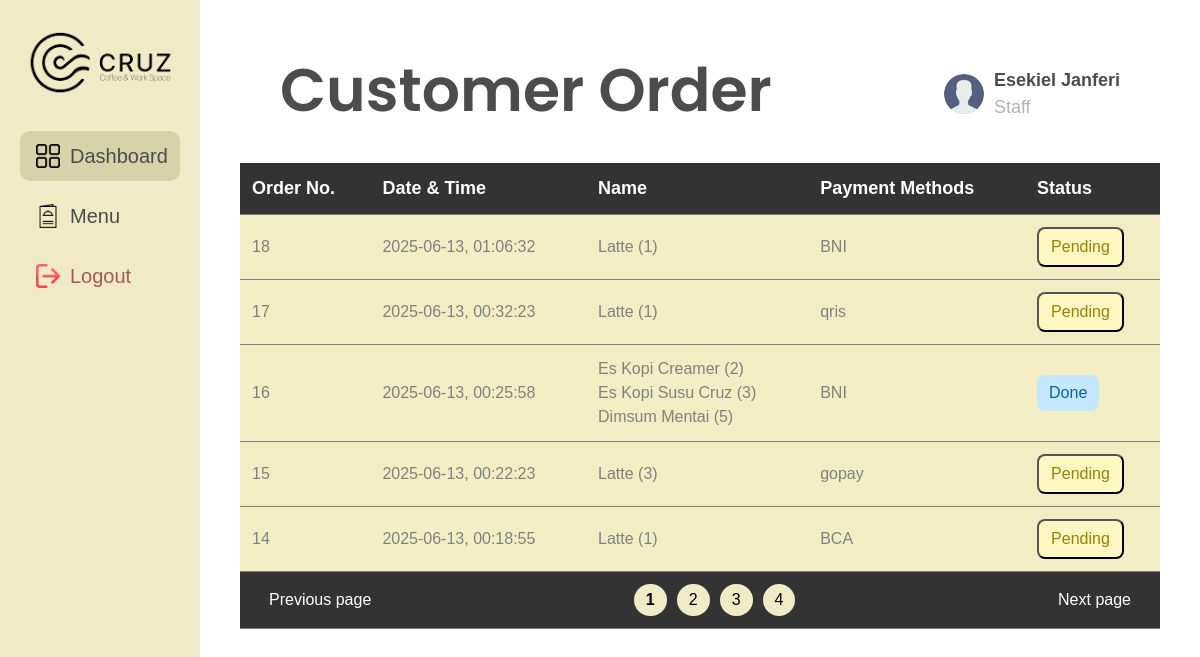
Screenshot of /Staff/dashboard.php with the database file from the repository.
### tables this page shows
CREATE TABLE `pesanan` (
  `id_pesanan` int NOT NULL,
  `tanggal_pesanan` date NOT NULL,
  `waktu_pesanan` time NOT NULL,
  `total_bayar` decimal(10,2) NOT NULL,
  `payment_method` enum('qris','BNI','BCA','gopay','spay') NOT NULL,
  `detail_pesanan` text,
  `status` enum('done','pending','verified') DEFAULT 'pending'
);

### Staff/dashboard.php (the view, shortened to what this page needs)
<!DOCTYPE html>
<html lang="id">
<head>
  <link rel="stylesheet" href="style.css">
  <link href="https://cdn.jsdelivr.net/npm/bootstrap@5.3.0/dist/css/bootstrap.min.css" rel="stylesheet">
</head>
<body class="dashboard">
  <aside>
    <div>
      <div class="logo"><img src="images/logocruz.png" alt="CRUZ Logo"></div>
      <nav>
        <a href="#" class="active"><img src="images/dashboard.png" alt="Dashboard Icon">Dashboard</a>
        <a href="menu_staff.php"><img src="images/menu.png" alt="Menu Icon">Menu</a>
        <a href="login_staff.php" class="logout"><img src="images/logout.png" alt="Logout Icon">Logout</a>
      </nav>
    </div>
  </aside>
  <div class="main">
    <div class="header">
      <h1>Customer Order</h1>
      <div class="profile">
        <img src="images/profile.png" alt="Foto Profil" />
        <div>
          <div>Esekiel Janferi</div>
          <small>Staff</small>
        </div>
      </div>
    </div>
    <div class="table">
      <table>
        <thead>
          <tr>
            <th>Order No.</th>
            <th>Date & Time</th>
            <th>Name</th>
            <th>Payment Methods</th>
            <th>Status</th>
          </tr>
        </thead>
        <tbody>
          <?php
            include ("koneksi.php");
            $limit = 5;
            $page = isset($_GET['page']) ? (int)$_GET['page'] : 1;
            $start = ($page - 1) * $limit;
            $total_query = mysqli_query($koneksi, "SELECT COUNT(*) as total FROM pesanan");
            $total_data = mysqli_fetch_assoc($total_query)['total'];
            $total_pages = ceil($total_data / $limit);
            $sql = "select * from pesanan ORDER BY id_pesanan DESC LIMIT $start, $limit";
            $q1 = mysqli_query($koneksi, $sql);
            while ($data = mysqli_fetch_assoc($q1)) {
          ?>
          <tr>
            <td><?=$data['id_pesanan']?></td>
            <td><?=$data['tanggal_pesanan']?>, <?=$data['waktu_pesanan']?></td>
            <td>
              <?php
                $details = json_decode($data['detail_pesanan'], true);
                $result = [];
                foreach ($details as $item) {
                    $result[] = $item['nama'] . ' (' . $item['jumlah'] . ')';
                }
                echo implode('<br>', $result);
                ?>
            </td>
            <td><?=$data['payment_method']?></td>
            <td>
               <form method="POST" action="ubah_status.php" style="display:inline;">
                  <?php if ($data['status'] == 'pending') { ?>
                    <button type="submit" class="status pending">Pending</button>
                  <?php } elseif ($data['status'] == 'verified') { ?>
                    <button type="submit" class="status verified">Verified</button>
                  <?php } elseif ($data['status'] == 'done') { ?>
                    <span class="status done">Done</span>
                  <?php } ?>
                </form>
            </td>
          </tr>
        <?php } ?>
        </tbody>
        <tfoot>
          <tr>
            <td colspan="5">
      <div class="pagination-wrapper">
        <div class="pagination-left">
          <?php if ($page > 1): ?>
            <a href="?page=<?= $page - 1 ?>" class="footer-table">Previous page</a>
          <?php else: ?>
            <span class="footer-table disabled">Previous page</span>
          <?php endif; ?>
        </div>
        <div class="pagination-center">
          <?php for ($i = 1; $i <= max(1, $total_pages); $i++): ?>
            <a href="?page=<?= $i ?>" class="<?= $i == $page ? 'active' : '' ?>"><?= $i ?></a>
          <?php endfor; ?>
        </div>
        <div class="pagination-right">
          <?php if ($page < $total_pages): ?>
            <a href="?page=<?= $page + 1 ?>" class="footer-table">Next page</a>
          <?php else: ?>
            <span class="footer-table disabled">Next page</span>
          <?php endif; ?>
        </div>
      </div>
    </td>
          </tr>
        </tfoot>
      </table>
    </div>
  </div>
</body>
</html>

### Staff/style.css (style rules this page uses)
h1 { font-family: 'Suez One', serif; color: #07143B; font-size: 50px; margin-bottom: 20px; }
form { display: flex; flex-direction: column; align-items: center; }
* { margin: 0; padding: 0; box-sizing: border-box; font-family: 'Manrope', sans-serif; }
body.dashboard { display: flex; background-color: #fff; }
aside { width: 200px; background-color: #f0eac7; height: 100vh; padding: 30px 20px; display: flex; flex-direction: column; justify-content: space-between; }
.logo { margin-bottom: 35px; display: flex; justify-content: center; }
.logo img { width: 150px; height: auto; object-fit: contain; }
nav a { display: flex; align-items: center; gap: 10px; padding: 10px 16px; width: 100%; box-sizing: border-box; margin: 10px 0; text-decoration: none; font-weight: 500; font-size: 20px; color: #4C4C4C; border-radius: 10px; transition: background-color 0.3s, color 0.3s; }
nav a.active { background-color: #d8d2aa; color: #4C4C4C; }
aside nav a img { width: 24px; height: 24px; object-fit: contain; }
nav a.logout { color: #A65959; font-weight: 500; }
.main { flex: 1; padding: 40px; }
.header { display: flex; justify-content: space-between; align-items: center; }
.header h1 { font-family: 'Poppins', sans-serif; font-size: 60px; font-weight: 600; line-height: 1; color: #4C4C4C; }
.profile { display: flex; align-items: center; gap: 10px; }
.profile img { width: 40px; height: 40px; border-radius: 50%; background-color: #ccc; }
.profile div:first-child { font-size: 18px; font-weight: 600; color: #4C4C4C; }
.profile small { display: block; font-size: 18px; font-weight: 500; color: #B3B3B3; }
.table { margin-top: 15px; }
table { width: 100%; border-collapse: collapse; background-color: #f3edc4; }
th { background-color: #333; color: #fff; padding: 12px; text-align: left; font-size: 18px; font-weight: 700; font-family: 'Manrope', sans-serif; }
td { padding: 12px; border-bottom: 1px solid #ccc; font-size: 16px; font-weight: 400; color: #808080; background-color: #f3edc4; }
tfoot td { background-color: #333; text-align: center; }
.status { padding: 6px 12px; border-radius: 8px; font-weight: 400; font-size: 16px; display: inline-block; }
.pending { background-color: #fff7c2; color: #938406; }
.done { background-color: #c2e7ff; color: #0C6499; }
.pagination-wrapper { display: flex; justify-content: space-between; align-items: center; background-color: #333; }
.pagination-left, .pagination-right { justify-content: flex-start; }
.pagination-right { justify-content: flex-end; }
.pagination-center { flex: 2; display: flex; justify-content: center; gap: 10px; }
.pagination-center a { padding: 4px 12px; background-color: #f0eac7; border: none; border-radius: 20px; cursor: pointer; font-size: 16px; font-weight: 350; color: black; text-decoration: none; }
.pagination-center a.active { font-weight: 800; }
.footer-table { margin: 5px; padding: 8px 12px; color: #fff; text-decoration: none; font-size: 16px; font-weight: 350; }
.footer-table.disabled { cursor: default; pointer-events: none; font-weight: 100; }
body { margin: 0; font-family: 'Inter', sans-serif; background-color: #f3edc4; }
.header { display: flex; justify-content: space-between; align-items: center; padding: 20px 40px; }

### rows the page displays
pesanan: id_pesanan "18", tanggal_pesanan "2025-06-13", waktu_pesanan "01:06:32", result "Latte (1)", payment_method "BNI", status "Pending"
pesanan: id_pesanan "17", tanggal_pesanan "2025-06-13", waktu_pesanan "00:32:23", result "Latte (1)", payment_method "qris", status "Pending"
pesanan: id_pesanan "16", tanggal_pesanan "2025-06-13", waktu_pesanan "00:25:58", result "Es Kopi Creamer (2) Es Kopi Susu Cruz (3) Dimsum Mentai (5)", payment_method "BNI", status "Done"
pesanan: id_pesanan "15", tanggal_pesanan "2025-06-13", waktu_pesanan "00:22:23", result "Latte (3)", payment_method "gopay", status "Pending"
pesanan: id_pesanan "14", tanggal_pesanan "2025-06-13", waktu_pesanan "00:18:55", result "Latte (1)", payment_method "BCA", status "Pending"
